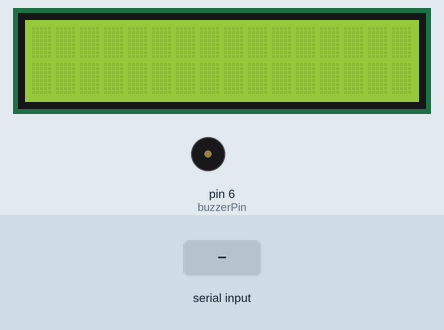
This sketch was run on a simulated Arduino Uno, built with avr-gcc and run on an emulated ATmega328P. Shown: 16×2 character LCD, buzzer (waves = sounding). Inputs (shaded band) come from the test bench. What the sketch prints to the serial monitor is not drawn.

Above: at 1.2 s.
1.3 s: "90,45\n" received over Serial
At 1.7 s:
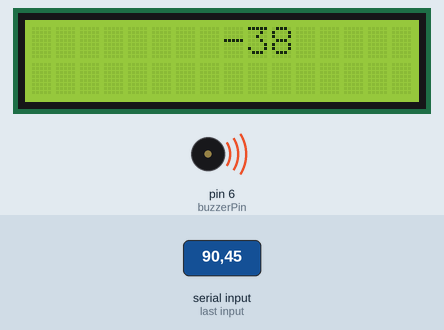
3.3 s: "30,150\n" received over Serial
At 4.2 s:
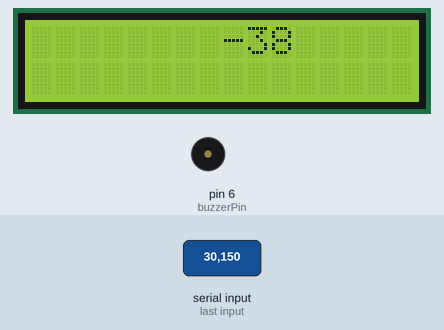
Timing chart, 0 to 6.3 s (numbered marks = the images above; inputs shaded):
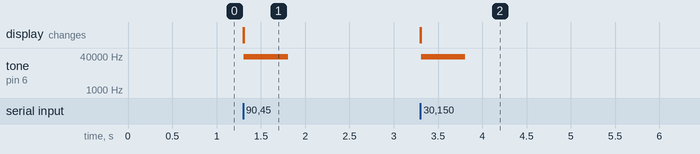

The sketch:

activity6_check3.ino
```cpp
 int num =0;
 int buzzerPin = 6;
#include <LiquidCrystal.h>
const int rs = 12, en = 11, d4 = 5, d5 = 4, d6 = 3, d7 = 2;
LiquidCrystal lcd(rs, en, d4, d5, d6, d7);

void setup() {
  // set up the LCD's number of columns and rows:
  lcd.begin(16, 2);
  Serial.begin(9600);
   pinMode(buzzerPin, OUTPUT);
   Serial.print("PLS ENT SUM NUM");
}

void loop() {
    if(Serial.available()>0){
     num =Serial.read()-48;
     Serial.println(num);
    lcd.setCursor(8,0);
    lcd.print(num);
    tone(buzzerPin,(num+1)*800,500);

    }
}
```

Measured:
- after the input at 1.3 s, tone on pin 6 (buzzerPin): silent → 35936 Hz at once, → silent 0.50 s later; the display: first changes at once (image 1 shows a later state)
- after the input at 3.3 s, tone on pin 6 (buzzerPin): silent → 35936 Hz at once, → silent 0.50 s later; the display: first changes at once (image 2 shows a later state)
